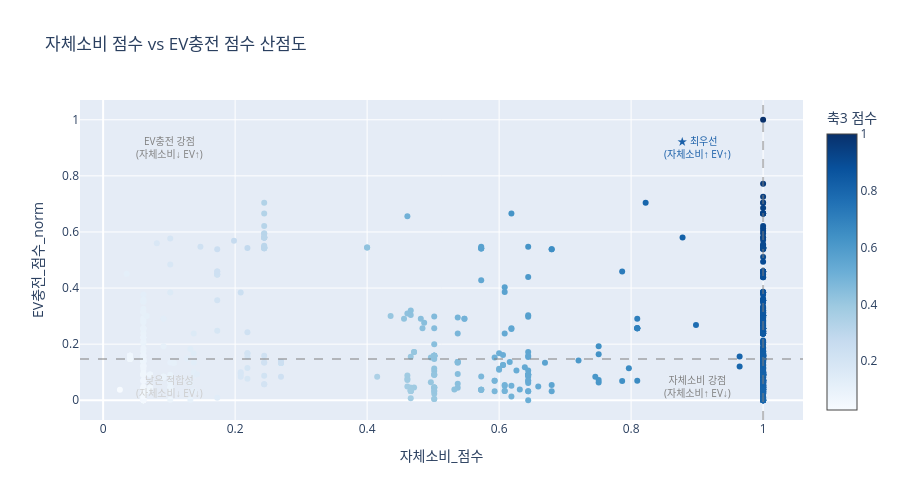

The notebook cell saved with this chart:
### Markdown cell above
### 축3 추가 시각화

### Code cell
import plotly.graph_objects as go
from plotly.subplots import make_subplots

# 1. 자체소비 vs EV충전 산점도 (4분면)
fig1 = go.Figure()

# 4분면 기준선
mid_x = df_result['자체소비_점수'].median()
mid_y = df_result['EV충전_점수_norm'].median()

colors = df_result['축3_자가소비적합성']

fig1.add_trace(go.Scatter(
    x=df_result['자체소비_점수'],
    y=df_result['EV충전_점수_norm'],
    mode='markers',
    marker=dict(
        size=6,
        color=colors,
        colorscale='Blues',
        showscale=True,
        colorbar=dict(title='축3 점수'),
    ),
    text=df_result['pklt_nm'] + '<br>자체소비: ' + df_result['자체소비_점수'].round(3).astype(str) +
         '<br>EV충전: ' + df_result['EV충전_점수_norm'].round(3).astype(str),
    hovertemplate='%{text}<extra></extra>'
))

# 기준선
fig1.add_hline(y=mid_y, line_dash='dash', line_color='gray', opacity=0.5)
fig1.add_vline(x=mid_x, line_dash='dash', line_color='gray', opacity=0.5)

# 4분면 레이블
fig1.add_annotation(x=0.9, y=0.9, text='★ 최우선<br>(자체소비↑ EV↑)', showarrow=False, font=dict(size=10, color='#1a5fa8'))
fig1.add_annotation(x=0.1, y=0.9, text='EV충전 강점<br>(자체소비↓ EV↑)', showarrow=False, font=dict(size=10, color='gray'))
fig1.add_annotation(x=0.9, y=0.05, text='자체소비 강점<br>(자체소비↑ EV↓)', showarrow=False, font=dict(size=10, color='gray'))
fig1.add_annotation(x=0.1, y=0.05, text='낮은 적합성<br>(자체소비↓ EV↓)', showarrow=False, font=dict(size=10, color='#ccc'))

fig1.update_layout(
    title='자체소비 점수 vs EV충전 점수 산점도',
    xaxis_title='자체소비_점수',
    yaxis_title='EV충전_점수_norm',
    height=500
)
fig1.show()
fig1.write_html(
    r'C:\Users\seonu\Documents\DR-project\canopy\output\figures\자체소비 vs EV충전 산점도.html'
)

### Figure 1 — Plotly figure (JSON) as saved in the notebook; plotly's stock layout.template omitted (floating-point values rounded to 4 significant figures; data arrays with more than 128 entries replaced by an {"elided": "..."} marker saying what was removed)
{"data": [{"hovertemplate": "%{text}<extra></extra>", "marker": {"color": {"elided": "742 float values"}, "colorbar": {"title": {"text": "축3 점수"}}, "colorscale": [[0, "rgb(247,251,255)"], [0.125, "rgb(222,235,247)"], [0.25, "rgb(198,219,239)"], [0.375, "rgb(158,202,225)"], [0.5, "rgb(107,174,214)"], [0.625, "rgb(66,146,198)"], [0.75, "rgb(33,113,181)"], [0.875, "rgb(8,81,156)"], [1, "rgb(8,48,107)"]], "showscale": true, "size": 6}, "mode": "markers", "text": {"elided": "742 str values"}, "type": "scatter", "x": {"elided": "742 float values"}, "y": {"elided": "742 float values"}}], "layout": {"annotations": [{"font": {"color": "#1a5fa8", "size": 10}, "showarrow": false, "text": "★ 최우선<br>(자체소비↑ EV↑)", "x": 0.9, "y": 0.9}, {"font": {"color": "gray", "size": 10}, "showarrow": false, "text": "EV충전 강점<br>(자체소비↓ EV↑)", "x": 0.1, "y": 0.9}, {"font": {"color": "gray", "size": 10}, "showarrow": false, "text": "자체소비 강점<br>(자체소비↑ EV↓)", "x": 0.9, "y": 0.05}, {"font": {"color": "#ccc", "size": 10}, "showarrow": false, "text": "낮은 적합성<br>(자체소비↓ EV↓)", "x": 0.1, "y": 0.05}], "height": 500, "shapes": [{"line": {"color": "gray", "dash": "dash"}, "opacity": 0.5, "type": "line", "x0": 0, "x1": 1, "xref": "x domain", "y0": 0.1468, "y1": 0.1468, "yref": "y"}, {"line": {"color": "gray", "dash": "dash"}, "opacity": 0.5, "type": "line", "x0": 1, "x1": 1, "xref": "x", "y0": 0, "y1": 1, "yref": "y domain"}], "title": {"text": "자체소비 점수 vs EV충전 점수 산점도"}, "xaxis": {"title": {"text": "자체소비_점수"}}, "yaxis": {"title": {"text": "EV충전_점수_norm"}}}}
